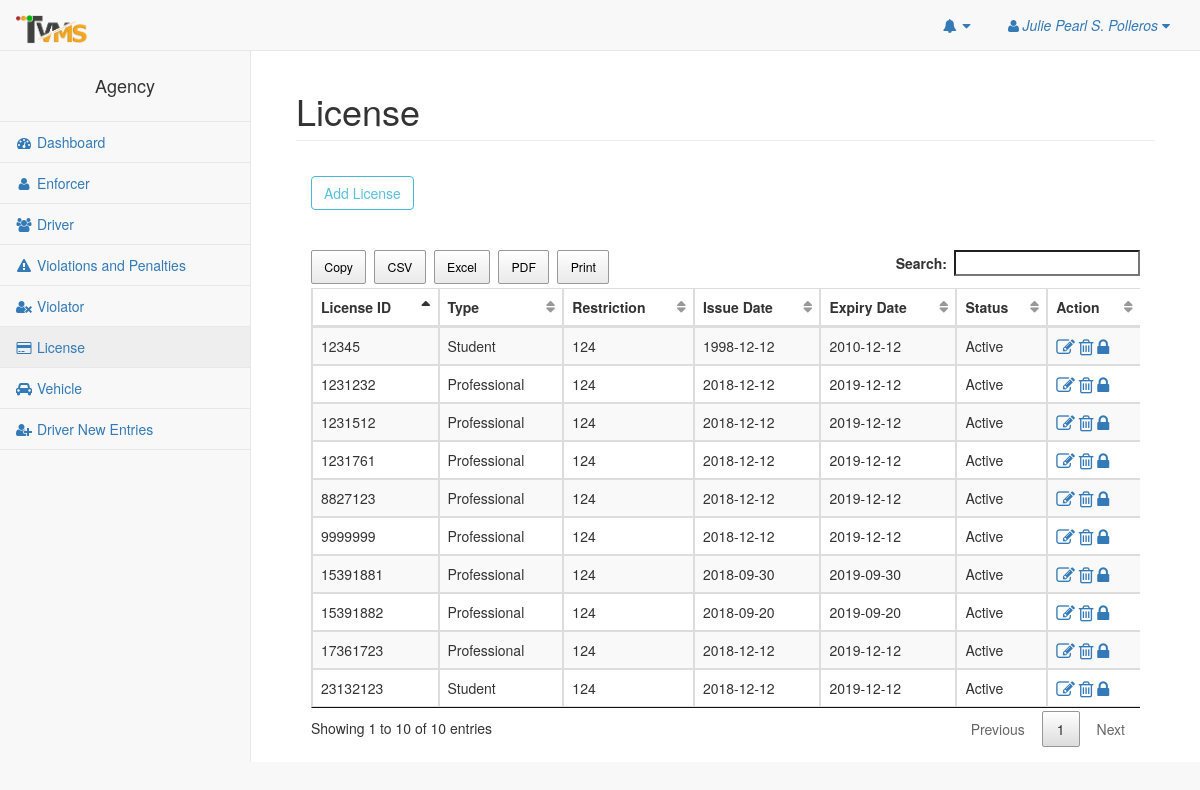
The app's page /pages/license.php (signed in) with its own data.
### tables this page shows
CREATE TABLE `license` (
  `license_id` int(11) NOT NULL,
  `license_type` varchar(50) NOT NULL,
  `license_restriction` varchar(50) NOT NULL,
  `license_issue_date` date NOT NULL,
  `license_exp_date` date NOT NULL,
  `license_nationality` varchar(50) NOT NULL,
  `license_status` varchar(50) NOT NULL
);

### pages/model/licenseModel.php (called while the page is built, shortened)
<?php
require 'dbhelper/dbhelper.php';
Class License extends DBHelper{
    private $table = 'license';
    function __construct(){
        return DBHelper::__construct();
    }
     function getLicense(){
         return DBHelper::getAll($this->table);
     }
}

### pages/dbhelper/dbhelper.php (called while the page is built, shortened)
<?php
Class DBHelper{
    private $host = "localhost";
    private $db = "tvms";
    private $user = "root";
    private $pass = "";
    private $conn;
    function __construct(){
        try{
            $this->conn = new PDO("mysql:host=$this->host;dbname=$this->db",$this->user,$this->pass);
        }catch(PDOException $e){
            echo $e->getMessage();
        }
    }
    function getAll($table){
        $sql = "SELECT * FROM $table";
        $stmt = $this->conn->prepare($sql);
        $stmt->execute();
        $row = $stmt->fetchAll(PDO::FETCH_ASSOC);
        return $row;
    }
}

### pages/license.php (the view, shortened to what this page needs)
<?php
    include_once 'model/licenseModel.php';
    $license = new License();
?>
<!DOCTYPE html>
<html lang="en">
<head>
    <link href="../vendor/bootstrap/css/bootstrap.min.css" rel="stylesheet">
    <link href="../vendor/metisMenu/metisMenu.min.css" rel="stylesheet">
    <link href="../dist/css/sb-admin-2.css" rel="stylesheet">
    <link href="../vendor/morrisjs/morris.css" rel="stylesheet">
    <link href="../vendor/font-awesome/css/font-awesome.min.css" rel="stylesheet" type="text/css">
    <link rel="stylesheet" href="../dist/css/jquery.dataTables.min.css">
    <link rel="stylesheet" href="../dist/css/buttons.dataTables.min.css">
</head>
<body>
    <?php include_once "nav.php"; ?>
        <div id="page-wrapper">
            <div class="container-fluid">
                <div class="row">
                    <div class="col-lg-12">
                        <h1 class="page-header">License</h1>
                    </div>
                </div>
                <div class="panel-body">
                        <p>
                            <button type="button" class="btn btn-outline btn-info"  data-toggle="modal" data-target="#licenseModal">Add License</button>
                        </p>
                    </div>
                    <div class="panel-body">
                        <div class="table-responsive">
                            <table class="table table-hover table-striped table-bordered" id="example" width="100%">
                                <thead>
                                    <tr>
                                        <th>License ID</th>
                                        <th>Type</th>
                                        <th>Restriction</th>
                                        <th>Issue Date</th>
                                        <th>Expiry Date</th>
                                        <th>Status</th>
                                        <th>Action</th>
                                    </tr>
                                </thead>
                                <tbody>
                                <?php
                                    $data = $license->getLicense();
                                    foreach($data as $datas){
                                ?>
                                    <tr>
                                        <td><?php echo $datas['license_id'] ?></td>
                                        <td><?php echo $datas['license_type'] ?></td>
                                        <td><?php echo $datas['license_restriction'] ?></td>
                                        <td><?php echo $datas['license_issue_date'] ?></td>
                                        <td><?php echo $datas['license_exp_date'] ?></td>
                                        <td><?php echo $datas['license_status'] ?></td>
                                        <td>
                                            <a href="#edit<?php echo $datas['license_id'] ?>" data-toggle="modal" style="text-decoration:none"><i class="fa fa-pencil-square-o fa-lg" aria-hidden="true"></i></button>
                                            <a onclick='javascript:confirmation($(this));return false;' href="deleteLicense.php?id=<?php echo $datas['license_id'] ?>" style="text-decoration:none"> <i class="fa fa-trash-o fa-lg" aria-hidden="true"></i> </a>
                                            <?php if($datas['license_status'] == 'Active'){ ?>
                                            <a onclick='javascript:status($(this));return false;' href="licenseStatus.php?status=<?php echo $datas['license_status']?>&id=<?php echo $datas['license_id'] ?>" style="text-decoration:none"><i class="fa fa-lock fa-lg" aria-hidden="true"></i></a>
                                            <?php }
                                                else{
                                            ?>
                                            <a onclick='javascript:status($(this));return false;' href="licenseStatus.php?status=<?php echo $datas['license_status']?>&id=<?php echo $datas['license_id'] ?>" style="text-decoration:none"><i class="fa fa-unlock fa-lg" aria-hidden="true"></i></a>
                                            <?php } ?>
                                        </td>
                                    </tr>
                                <?php
                                    }
                                ?>
                                </tbody>
                            </table>
                        </div>
                    </div>
            </div>
        </div>
    </div>
</body>
</html>

### records on screen
license: license_id "12345", license_type "Student", license_restriction "124", license_issue_date "1998-12-12", license_exp_date "2010-12-12", license_status "Active"
license: license_id "1231232", license_type "Professional", license_restriction "124", license_issue_date "2018-12-12", license_exp_date "2019-12-12", license_status "Active"
license: license_id "1231512", license_type "Professional", license_restriction "124", license_issue_date "2018-12-12", license_exp_date "2019-12-12", license_status "Active"
license: license_id "1231761", license_type "Professional", license_restriction "124", license_issue_date "2018-12-12", license_exp_date "2019-12-12", license_status "Active"
license: license_id "8827123", license_type "Professional", license_restriction "124", license_issue_date "2018-12-12", license_exp_date "2019-12-12", license_status "Active"
license: license_id "9999999", license_type "Professional", license_restriction "124", license_issue_date "2018-12-12", license_exp_date "2019-12-12", license_status "Active"
license: license_id "15391881", license_type "Professional", license_restriction "124", license_issue_date "2018-09-30", license_exp_date "2019-09-30", license_status "Active"
license: license_id "15391882", license_type "Professional", license_restriction "124", license_issue_date "2018-09-20", license_exp_date "2019-09-20", license_status "Active"
license: license_id "17361723", license_type "Professional", license_restriction "124", license_issue_date "2018-12-12", license_exp_date "2019-12-12", license_status "Active"
license: license_id "23132123", license_type "Student", license_restriction "124", license_issue_date "2018-12-12", license_exp_date "2019-12-12", license_status "Active"

### other values on screen
$_SESSION['head'] "Julie Pearl S. Polleros"
